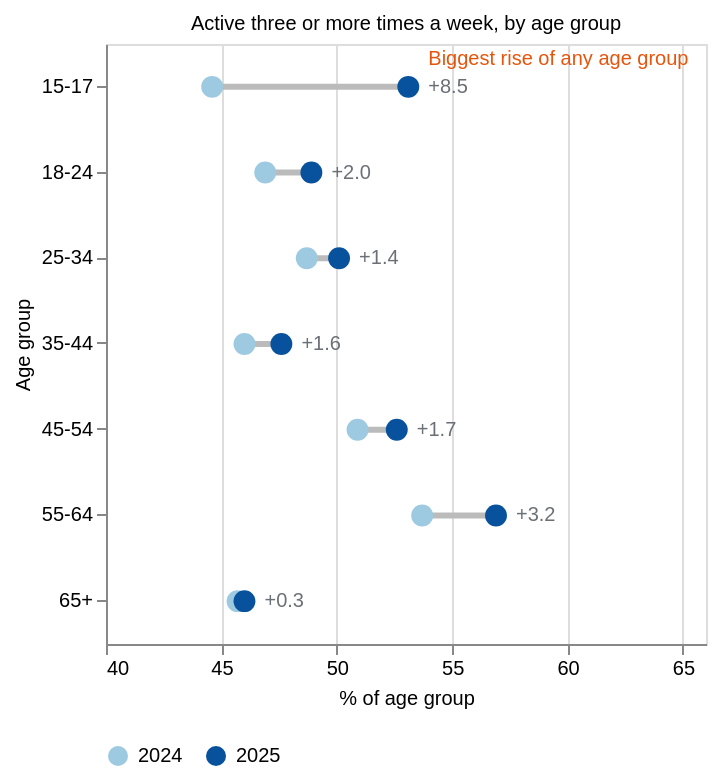

The specification (Vega-Lite) saved for this image:
### Vega-Lite specification from a JSON file in a GitHub repository (floating-point values rounded to 4 significant figures)
{"$schema": "https://vega.github.io/schema/vega-lite/v5.json", "title": "Active three or more times a week, by age group", "width": "container", "height": 300, "data": {"values": [{"age": "15-17", "rate2024": 44.6, "rate2025": 53.1}, {"age": "18-24", "rate2024": 46.9, "rate2025": 48.9}, {"age": "25-34", "rate2024": 48.7, "rate2025": 50.1}, {"age": "35-44", "rate2024": 46.0, "rate2025": 47.6}, {"age": "45-54", "rate2024": 50.9, "rate2025": 52.6}, {"age": "55-64", "rate2024": 53.7, "rate2025": 56.9}, {"age": "65+", "rate2024": 45.7, "rate2025": 46.0}]}, "transform": [{"calculate": "datum.rate2025 - datum.rate2024", "as": "Change"}], "encoding": {"y": {"field": "age", "type": "ordinal", "title": "Age group"}}, "layer": [{"mark": {"type": "rule", "color": "#bbbbbb", "strokeWidth": 3}, "encoding": {"x": {"field": "rate2024", "type": "quantitative", "title": "% of age group", "scale": {"domain": [40, 66]}}, "x2": {"field": "rate2025"}}}, {"transform": [{"fold": ["rate2024", "rate2025"], "as": ["Year", "Rate"]}, {"calculate": "replace(datum.Year, 'rate', '')", "as": "Year"}], "mark": {"type": "circle", "size": 120, "opacity": 1}, "encoding": {"x": {"field": "Rate", "type": "quantitative"}, "color": {"field": "Year", "type": "nominal", "scale": {"domain": ["2024", "2025"], "range": ["#9ecae1", "#08519c"]}, "legend": {"orient": "bottom", "direction": "horizontal", "title": null}}, "tooltip": [{"field": "age", "type": "nominal", "title": "Age group"}, {"field": "Year", "type": "nominal"}, {"field": "Rate", "type": "quantitative", "title": "Rate (%)", "format": ".1f"}]}}, {"mark": {"type": "text", "align": "left", "dx": 10, "fontSize": 11, "color": "#6b7076"}, "encoding": {"x": {"field": "rate2025", "type": "quantitative"}, "text": {"field": "Change", "type": "quantitative", "format": "+.1f"}}}, {"transform": [{"filter": "datum.age == '15-17'"}], "mark": {"type": "text", "align": "left", "dx": 10, "dy": -14, "fontSize": 11, "fontWeight": 600, "color": "#e6550d"}, "encoding": {"x": {"field": "rate2025", "type": "quantitative"}, "text": {"value": "Biggest rise of any age group"}}}], "config": {"font": "Source Sans 3, sans-serif"}}
